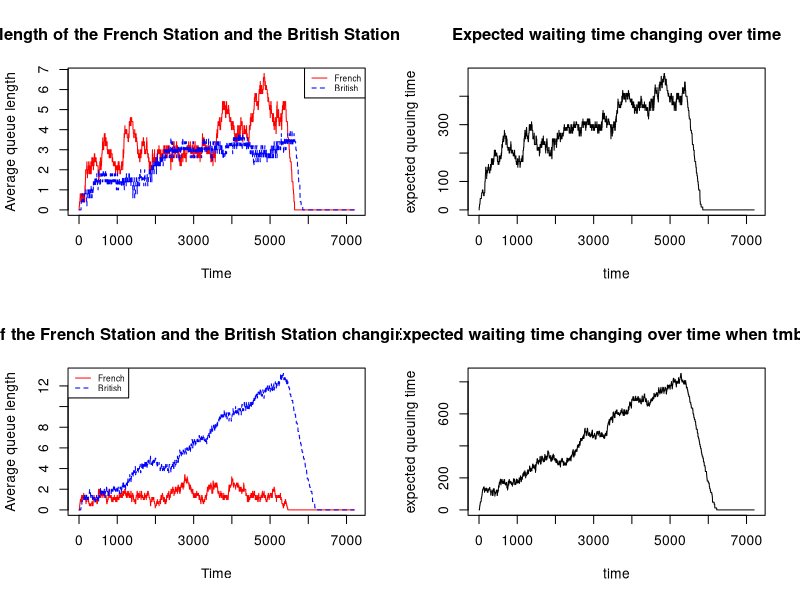

The R source for this figure: (Note: a time limit stopped this script after it produced the figure.)
# First, prepare for the functions to update the queues and processing time

# Define a function "finish()" to move the car that have finished processing out of the queue
# "station" is a matrix with two numerical lists
# Columns in the "station" array stand for each queue in the stations
# station["qn",] is a list consisting the number of cars in each queue
# station["dt",] is the list consisting the processing time for the processing car in each queue
# We will use "sample()" to generate random processing time in the range (tr,tr+tm)
finish <- function(station, queue, tr, tm){
  
  # If there is one car finish being processed and be able to leave the current queue, 
  # then we will reduce one from the number of queuing cars in this queue
  station["qn", queue] <- station["qn", queue] - 1
  
  # If there is more than one car in the queue, the car that has been waiting in the queue will be processed after the old car got moved out from the queue
  # then use 'sample()' to generate a processing time for this car
  if(station["qn", queue] > 0){
    station["dt", queue] <- sample(tm:(tm+tr), 1)
  }
  # If there is no car left in the queue, we give "-1" to the processing time as an indicator, just for convenience 
  else{
    station["dt", queue] <- -1
  }
  
  return(station)
}

# Define another function "insert()" to find the shortest queue and insert the newly arriving car into the queue 
insert <- function(station, tr, tm){
  # Find the shortest queue
  qn_min <- which.min(station["qn", ]) 
  # The newly arrived car will join the shortest queue
  station["qn", qn_min] <- station["qn", qn_min] + 1
  
  # According to "finish()" function we had defined above, 
  # "-1" for processing time means there's no car waiting in the queue, 
  # so the newly inserted car will be processed immediatelt.
  # Then we use "sample()" function to generate a random processing time for this car
  if(station["dt", qn_min] == -1){
    station["dt", qn_min] <- sample(tm:(tm+tr), 1)
  }
  
  return (station)
}


# Define the function "qsim(mf,mb,a.rate,trb,trf,tmb,tmf,maxb)"
# "mf" is the number of French stations
# "mb" is the number of British stations
# "a.rate" is the probability a new car arrives at French stations in one second
# A car arrives at the French stations randomly at an average rate of one every 
# 10 seconds, so that there is a probability of 0.1 of an arrival each second
# The processing time in the French stations will be a random number uniformly distributed between (tmf,tmf+trf) 
# The processing time in the British stations will be a random number uniformly distributed between (tmb,tmb+trb) 
# The maximum number of cars in each British station will be "maxb"
qsim <- function(mf = 5, mb = 5, a.rate = .1, trb = 40, trf = 40, tmb = 30, tmf = 30, maxb = 20) {
  
  # Here are some variables we will use later:
  # "f" is a matrix to store the processing time for cars in the French stations
  # Columns in "f" stand for each French station, namely "station_1", "station_2", ..., "station_mf"
  # The first row in "f" namely "qn" stores the number of cars waiting in the station
  # The second row in "f" namely "dt" stores the processing time for each car being processed
  column_names_f <- paste0("station_", seq_len(mf))
  f <- matrix(c(0,-1), nrow = 2, ncol = length(column_names_f))
  colnames(f) <- column_names_f
  rownames(f) <- c("qn","dt")
  
  # "b" is a matrix to store the processing time for cars in the British stations
  # Same ideas above to build "b"
  column_names_b <- paste0("station_", seq_len(mb))
  b <- matrix(c(0,-1), nrow = 2, ncol = length(column_names_b))
  colnames(b) <- column_names_b
  rownames(b) <- c("qn","dt")
  
  nf <- c() # nf is a list to store the average queue length in French station for each second
  nb <- c() # nb is a list to store the average queue length in British station for each second
  eq <- c() # eq is a list to store the expected waiting time for each second
  
  # This model will simulate for a 2-hour period, in total 7200 seconds
  for (t in 1:(2*60*60)){
    
    # Notice: Since the cars can't leave from the French station to the British one if there is no available queues in British station, so we start with analyzing the queues in British station
    # First, find the columns that with 0 processing time in British station
    # Then move those cars with 0 processing time out of the queue using "finish()" function to cut one off the queue and give a processing time to the next car
    for( i in which(b["dt", ] %in% 0)){
      b <- finish(b, i, trb, tmb)
    }
    
    # Find the columns with 0 processing time in the French station
    for (i in which(f["dt", ] %in% 0)){
      # If the sum of the number of cars in the queue is less than the total maximum capacity for the whole British station, 
      # we will know there are still some vacancies in the British station
      # Then we can move the cars finished processing from French station to the British station using "finish()" function we defined above
      if(sum(b["qn", ]) < maxb*mb){
        f <- finish(f, i, trf, tmf)
        b <- insert(b, trb, tmb)
      }
    }
    
    # Provided "a.rate" this input as the arriving probability, we use "sample()" function to randomly choose "TRUE" or "FALSE"
    # "TURE" indicates a car arrives while "False" indicating that there are no cars arrived
    # Ignoring the situation that more than one car arriving at the same time, so "size" attribute in "sample()" function is 1
    if (t <= 90*60){ # New cars only arrive at French stations in the first 1.5 hours in the simulation
      if (sample(c(TRUE,FALSE), size = 1, prob = c(a.rate, 1-a.rate))){
        # If "sample()" function generates "TURE" as the result, which means a new car arrives at the French stations
        # We will use "insert()" defined above to put a new car in the queue in the French station
        f <- insert(f, trf, tmf)
      }
    }
    
    # One iteration in this loop means one second has passed, so we cut one second off from the positive processing time for each car.
    f["dt", ] <- apply(f["dt", , drop = FALSE], 1, function(row) {
      ifelse(row > 0, row - 1, row)
    })
    b["dt", ] <- apply(b["dt", , drop = FALSE], 1, function(row) {
      ifelse(row > 0, row - 1, row)
    })
    
    # avg_f is the average queue length in the French station.
    # Calculated by summing up the number of cars in all queues first, then divided by the number of stations
    avg_f <- sum(f["qn", ])/mf
    # avg_b is the average queue length in the British station
    avg_b <- sum(b["qn", ])/mb 
    # Update the average queue length and expected waiting time for this second to the lists storing results across the simulation
    nf <- append(nf, avg_f)
    nb <- append(nb, avg_b)
    # Expected waiting time is the sum of the average processing time in each station multiply with average queue length in  each station
    eq <- append(eq, (avg_f*(tmf + trf/2) + avg_b*(tmb + trb/2)))
  }

  return(list(nf, nb, eq))
}


iqsim <- qsim() # Default parameters
jqsim <- qsim(tmb = 40) # Set the minimum processing time in British station as 40
# Create a panel with 2-row, 2-row plots
par(mfrow = c(2,2))

# plot of French and British queue lengths change over time
matplot(1:7200, cbind(iqsim[[1]],iqsim[[2]]), type = 'l', col = c("red", "blue"), 
        xlab = "Time", ylab = "Average queue length", 
        main = "Average queue length of the French Station and the British Station changing over time")
legend("topright", c("French", "British"), col = c("red", "blue"), lty = 1:2, cex = 0.6)

# plot of expected waiting time changes over time
matplot(1:7200, iqsim[[3]], type = 'l', xlab = "time", ylab = "expected queuing time", 
        main = "Expected waiting time changing over time")

# plot of French and British queue lengths change over time when the minimum British handling time is set as 40 seconds
matplot(1:7200, cbind(jqsim[[1]],jqsim[[2]]), type = 'l', col = c("red", "blue"), 
        xlab = "Time", ylab = "Average queue length", 
        main = "Average queue length of the French Station and the British Station changing over time when tmb = 40 ")
legend("topleft", c("French", "British"), col = c("red", "blue"), lty = 1:2, cex = 0.6)

# plot of expected waiting time changing over time when the minimum British handling time is set as seconds
matplot(1:7200, jqsim[[3]], type = 'l', xlab = "time", ylab = "expected queuing time", 
        main = "Expected waiting time changing over time when tmb = 40")

# In order to find the probability of at least one car missing ferry departure,we need to run qsim() function 100 times
k <- 0 # k is the number of times there are cars missing the ferry after 100 times simulation
for (i in 1:100){
  # If the final average queue lengths are above zero, that means there is at least one car missing the ferry departure
  kqsim <- qsim(tmb = 40)
  if (kqsim[[2]][7200] > 0 || kqsim[[1]][7200] > 0){
      k <- k + 1
  }
}

print(paste0("The probability of at least one car missing the ferry departure is ", k/100))
